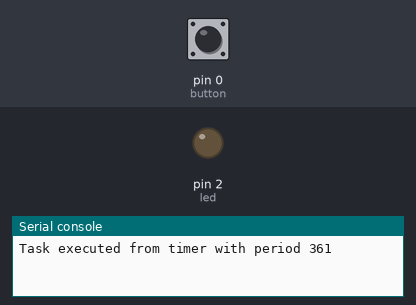
This program was run on a simulated MicroPython board. Parts: output pins drawn as LEDs (lit = HIGH), the last lines printed to the serial console. Dashed ring = blinking. The test bench sets the inputs (shaded band); at power-on: pin 0 (button) HIGH. Threads take turns every 2 ms.

Above: at 1.2 s.
1.3 s: pin 0 (button) pulled LOW for 1 s
At 1.77 s:
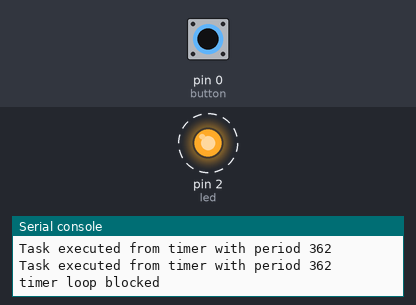
7.3 s: pin 0 (button) driven HIGH
Timing chart, 0 to 10.3 s (numbered marks = the images above; inputs shaded):
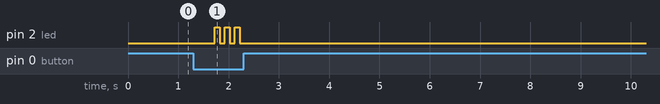

The program:

timer_2threads.py
```python
#nested_loop_multitask.py
# test multitasking with thread
# both main loop and thread executes same task
# that takes 414 ms to finish

import time
import _thread
from machine import Pin, Timer

button = Pin(0,Pin.IN, Pin.PULL_UP) # on-board switch
led = Pin(2, Pin.OUT)  # on-board led
button_toggle = 0  #

def nested_loop_task1():
#     global dt
    t_start =time.ticks_ms()
    m = 300
    for i in range(m):
        for j in range(m):
            y = i+j
    t_end = time.ticks_ms()
    dt = t_end - t_start
    print("Task executed from timer with period " + str(dt))

def nested_loop_task2():
#     global dt
    t_start =time.ticks_ms()
    m = 300
    for i in range(m):
        for j in range(m):
            y = i+j
    t_end = time.ticks_ms()
    dt = t_end - t_start
    print("Task executed from thread with period " + str(dt))

def do_nested_loop_forever():
    global button_toggle
    while True:
        nested_loop_task2()
        if not button.value() and button_toggle:
            time.sleep_ms(100)
            print("thread loop blocked")
            while not button.value():
                led.value(not led.value()) # blink onboard led
                time.sleep_ms(100)
            button_toggle = 0
# start a new thread
_thread.start_new_thread(do_nested_loop_forever,())

timer1 = Timer(1)

def timer_isr(event):
    global button_toggle
    nested_loop_task1()
    if not button.value() and not button_toggle:
        time.sleep_ms(100)
        print("timer loop blocked")
        while not button.value():
            led.value(not led.value()) # blink onboard led
            time.sleep_ms(100)
        button_toggle = 1

timer1.init(period=420, mode=Timer.PERIODIC, callback=timer_isr)

while True:
    pass
```

Measured:
- after the input at 1.3 s, pin 2 (led): alternates HIGH for 0.10 s and LOW for 0.10 s, 6 changes in all, then stays LOW, starting after 0.42 s
